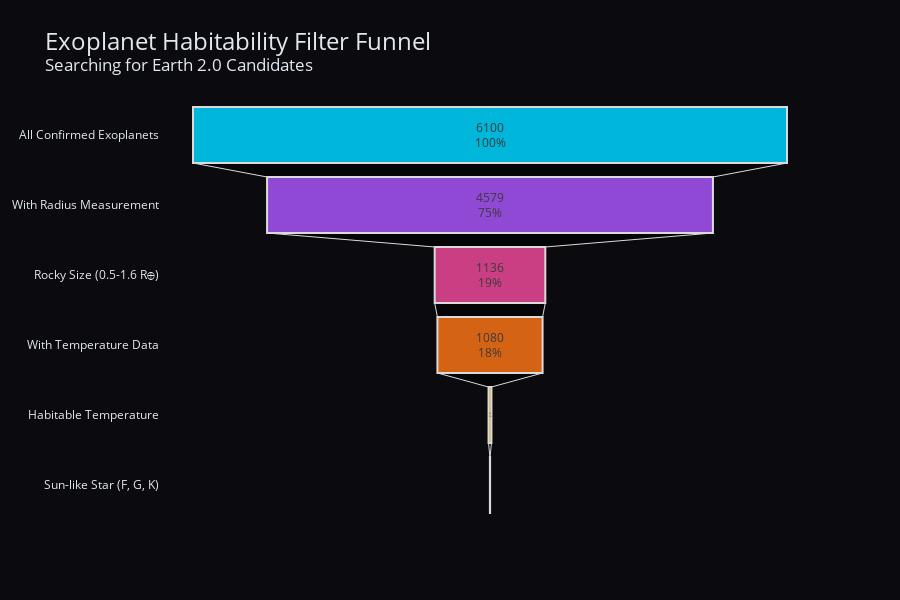

Source (notebook cell):
### Code cell
# Visualization 1: Funnel chart showing filter progression

stages = [s[0] for s in funnel_data]
values = [s[1] for s in funnel_data]

fig = go.Figure(go.Funnel(
    y=stages,
    x=values,
    textposition="inside",
    textinfo="value+percent initial",
    opacity=0.85,
    marker=dict(
        color=[COLORS['accent_blue'], COLORS['accent_purple'], COLORS['accent_pink'],
               COLORS['accent_orange'], COLORS['accent_yellow'], COLORS['goldilocks']],
        line=dict(width=2, color="white")
    ),
    connector=dict(line=dict(color="white", width=1))
))

fig.update_layout(
    title=dict(text="Exoplanet Habitability Filter Funnel<br><sup>Searching for Earth 2.0 Candidates</sup>",
               font=dict(size=24, color=COLORS['text_light'])),
    paper_bgcolor=COLORS['bg_dark'],
    plot_bgcolor=COLORS['bg_dark'],
    font=dict(color=COLORS['text_light']),
    height=600
)
fig.show()

### Figure 1 — Plotly figure (JSON) as saved in the notebook; plotly's stock layout.template omitted (floating-point values rounded to 4 significant figures)
{"data": [{"connector": {"line": {"color": "white", "width": 1}}, "marker": {"color": ["#00d4ff", "#a855f7", "#ec4899", "#f97316", "#fbbf24", "#22c55e"], "line": {"color": "white", "width": 2}}, "opacity": 0.85, "textinfo": "value+percent initial", "textposition": "inside", "type": "funnel", "x": [6100, 4579, 1136, 1080, 30, 2], "y": ["All Confirmed Exoplanets", "With Radius Measurement", "Rocky Size (0.5-1.6 R⊕)", "With Temperature Data", "Habitable Temperature", "Sun-like Star (F, G, K)"]}], "layout": {"font": {"color": "#e2e8f0"}, "height": 600, "paper_bgcolor": "#0a0a0f", "plot_bgcolor": "#0a0a0f", "title": {"font": {"color": "#e2e8f0", "size": 24}, "text": "Exoplanet Habitability Filter Funnel<br><sup>Searching for Earth 2.0 Candidates</sup>"}}}
